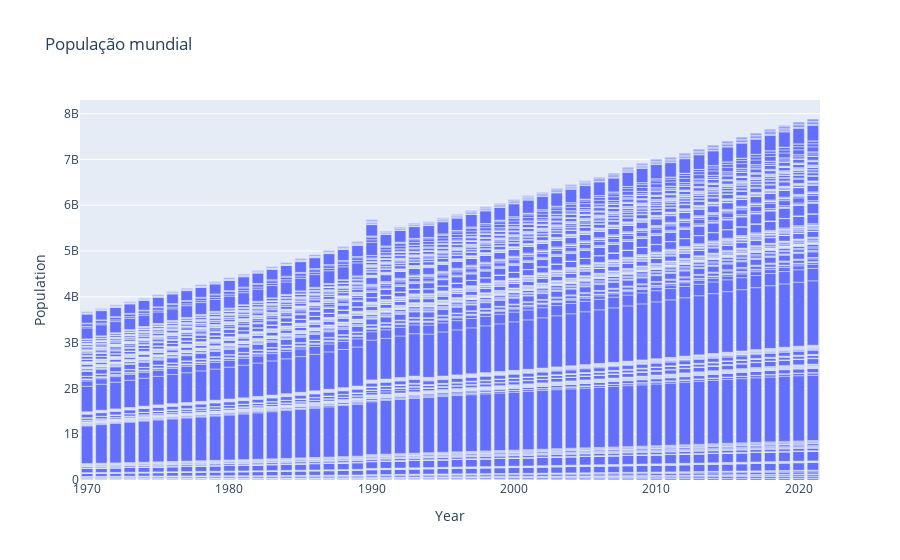

The notebook cell this image was saved under:
### Markdown cell above
#### 5. Criar um gráfico exemplo.

> Para testar se a planilha está em conformidade com o que precisamos, vamos criar um gráfico da população mundial desde o ano de 1970.

> Assim como uma tabela de países e suas respectivas populações em anos definidos.

> Posteriormente podemos criar um gráfico com um país especificamente, desta forma podemos analisar os dados apresentados e confirmar se estão condizentes com a planilha.

### Code cell
fig_pop_yr = px.bar(sheet, x='Year', y='Population', title='População mundial')
fig_pop_yr.show()  # gráfico população mundial

display(sheet[['Country', 'Population', 'Year']])  # tabela países/população/ano

### Figure 1 — Plotly figure (JSON) as saved in the notebook; plotly's stock layout.template omitted (floating-point values rounded to 4 significant figures; data arrays with more than 128 entries replaced by an {"elided": "..."} marker saying what was removed)
{"data": [{"alignmentgroup": "True", "hovertemplate": "Year=%{x}<br>Population=%{y}<extra></extra>", "legendgroup": "", "marker": {"color": "#636efa", "pattern": {"shape": ""}}, "name": "", "offsetgroup": "", "orientation": "v", "showlegend": false, "textposition": "auto", "type": "bar", "x": {"elided": "10512 int values"}, "xaxis": "x", "y": {"elided": "10512 int values"}, "yaxis": "y"}], "layout": {"barmode": "relative", "legend": {"tracegroupgap": 0}, "title": {"text": "População mundial"}, "xaxis": {"anchor": "y", "domain": [0, 1], "title": {"text": "Year"}}, "yaxis": {"anchor": "x", "domain": [0, 1], "title": {"text": "Population"}}}}
